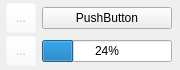
<?xml version="1.0" encoding="UTF-8"?>
<ui version="4.0">
 <class>Form</class>
 <widget class="QWidget" name="Form">
  <property name="geometry">
   <rect>
    <x>0</x>
    <y>0</y>
    <width>180</width>
    <height>70</height>
   </rect>
  </property>
  <property name="sizePolicy">
   <sizepolicy hsizetype="Fixed" vsizetype="Fixed">
    <horstretch>0</horstretch>
    <verstretch>0</verstretch>
   </sizepolicy>
  </property>
  <property name="minimumSize">
   <size>
    <width>180</width>
    <height>70</height>
   </size>
  </property>
  <property name="maximumSize">
   <size>
    <width>180</width>
    <height>80</height>
   </size>
  </property>
  <property name="contextMenuPolicy">
   <enum>Qt::DefaultContextMenu</enum>
  </property>
  <property name="windowTitle">
   <string>Form</string>
  </property>
  <layout class="QVBoxLayout" name="verticalLayout">
   <property name="spacing">
    <number>0</number>
   </property>
   <property name="margin">
    <number>0</number>
   </property>
   <item>
    <layout class="QHBoxLayout" name="horizontalLayout">
     <item>
      <widget class="QToolButton" name="toolButton_2">
       <property name="enabled">
        <bool>false</bool>
       </property>
       <property name="minimumSize">
        <size>
         <width>30</width>
         <height>30</height>
        </size>
       </property>
       <property name="maximumSize">
        <size>
         <width>30</width>
         <height>30</height>
        </size>
       </property>
       <property name="styleSheet">
        <string notr="true">background-color: rgba(255, 255, 255, 0);</string>
       </property>
       <property name="text">
        <string>...</string>
       </property>
       <property name="icon">
        <iconset>
         <normaloff>robotImages/small.png</normaloff>
         <disabledoff>robotImages/small.png</disabledoff>robotImages/small.png</iconset>
       </property>
       <property name="iconSize">
        <size>
         <width>30</width>
         <height>30</height>
        </size>
       </property>
       <property name="checkable">
        <bool>false</bool>
       </property>
      </widget>
     </item>
     <item>
      <widget class="QPushButton" name="pushButton">
       <property name="sizePolicy">
        <sizepolicy hsizetype="Fixed" vsizetype="Fixed">
         <horstretch>0</horstretch>
         <verstretch>0</verstretch>
        </sizepolicy>
       </property>
       <property name="minimumSize">
        <size>
         <width>130</width>
         <height>0</height>
        </size>
       </property>
       <property name="text">
        <string>PushButton</string>
       </property>
      </widget>
     </item>
    </layout>
   </item>
   <item>
    <layout class="QHBoxLayout" name="horizontalLayout_2">
     <item>
      <widget class="QToolButton" name="toolButton">
       <property name="enabled">
        <bool>false</bool>
       </property>
       <property name="minimumSize">
        <size>
         <width>30</width>
         <height>30</height>
        </size>
       </property>
       <property name="maximumSize">
        <size>
         <width>30</width>
         <height>30</height>
        </size>
       </property>
       <property name="styleSheet">
        <string notr="true">background-color: rgba(255, 255, 255, 0);</string>
       </property>
       <property name="text">
        <string>...</string>
       </property>
       <property name="icon">
        <iconset>
         <normaloff>robotImages/smallRed.png</normaloff>
         <disabledoff>robotImages/smallRed.png</disabledoff>robotImages/smallRed.png</iconset>
       </property>
       <property name="iconSize">
        <size>
         <width>30</width>
         <height>30</height>
        </size>
       </property>
       <property name="checkable">
        <bool>false</bool>
       </property>
      </widget>
     </item>
     <item>
      <widget class="QProgressBar" name="progressBar">
       <property name="sizePolicy">
        <sizepolicy hsizetype="Fixed" vsizetype="Fixed">
         <horstretch>0</horstretch>
         <verstretch>0</verstretch>
        </sizepolicy>
       </property>
       <property name="minimumSize">
        <size>
         <width>130</width>
         <height>0</height>
        </size>
       </property>
       <property name="value">
        <number>24</number>
       </property>
      </widget>
     </item>
    </layout>
   </item>
  </layout>
 </widget>
 <resources/>
 <connections/>
</ui>
